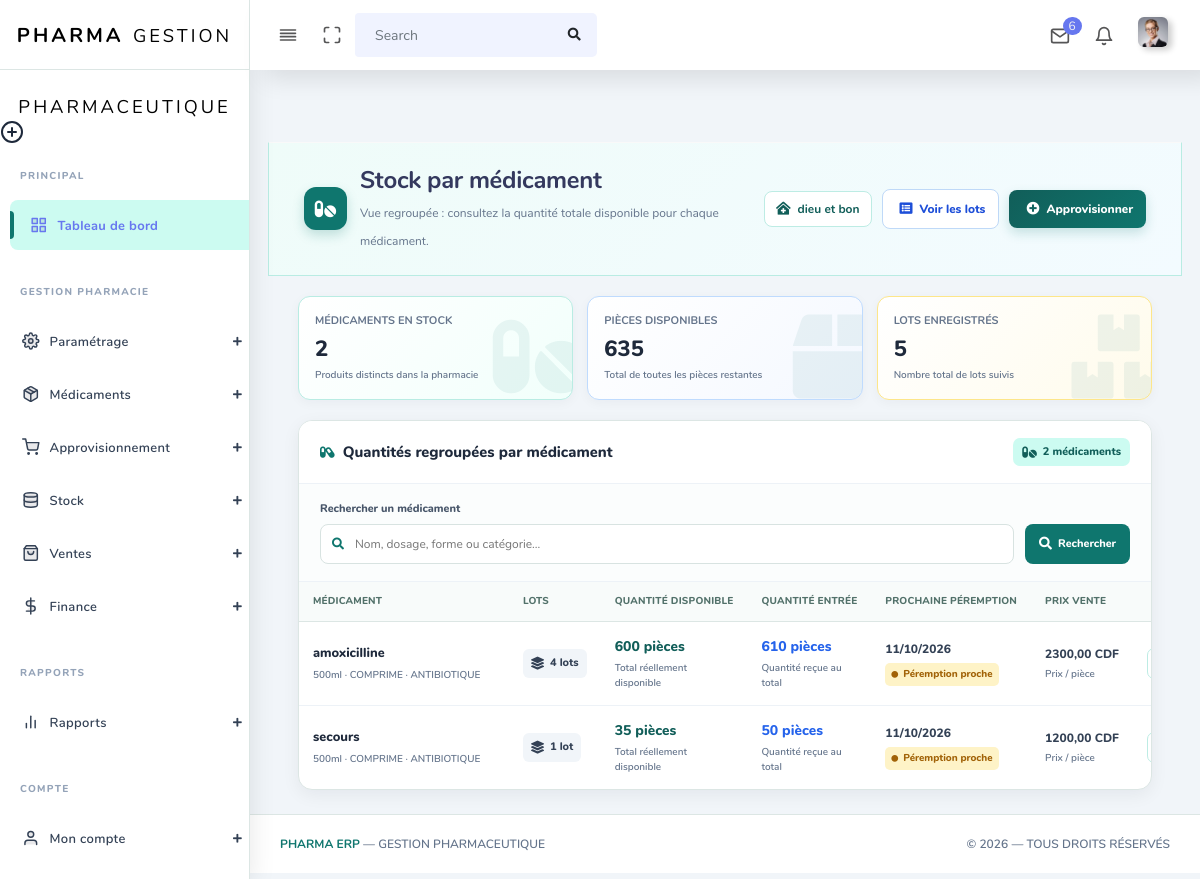
The page /stock-par-medicament/ (signed in) on the database its author committed.
### app/models.py (models this page shows, shortened)
class Pharmacie(models.Model):
    nom_pharmacie = models.CharField(max_length=30)
    user_pharmacie = models.ForeignKey(
        settings.AUTH_USER_MODEL,
        on_delete=models.SET_NULL,
        null=True,
        blank=True,
        related_name="pharmacies",
    )
    dateCreation = models.DateField(auto_now_add=True)
    class Meta:
        ordering = ["nom_pharmacie"]
        indexes = [
            models.Index(fields=["user_pharmacie"]),
        ]

class Medicament(models.Model):
    class Devise(models.TextChoices):
        CDF = 'CDF', 'Franc Congolais'
        USD = 'USD', 'Dollar Américain'
    class FormePharmaceutique(models.TextChoices):
        COMPRIME = 'COMPRIME', 'Comprimé'
        GELULE = 'GELULE', 'Gélule'
        SIROP = 'SIROP', 'Sirop'
        INJECTABLE = 'INJECTABLE', 'Injectable'
        POMMADE = 'POMMADE', 'Pommade'
        SUPPOSITOIRE = 'SUPPOSITOIRE', 'Suppositoire'
        POUDRE = 'POUDRE', 'Poudre'
        AUTRE = 'AUTRE', 'Autre'
    class CategorieMedicament(models.TextChoices):
        ANTIBIOTIQUE = 'ANTIBIOTIQUE', 'Antibiotique'
        ANTALGIQUE = 'ANTALGIQUE', 'Antalgique/Douleur'
        ANTIPALUDEEN = 'ANTIPALUDEEN', 'Antipaludéen'
        ANTIINFLAMMATOIRE = 'ANTIINFLAMMATOIRE', 'Anti-inflammatoire'
        ANTIFONGIQUE = 'ANTIFONGIQUE', 'Antifongique'
        VITAMINE = 'VITAMINE', 'Vitamine/Complément'
        ANTIHYPERTENSEUR = 'ANTIHYPERTENSEUR', 'Antihypertenseur'
        AUTRE = 'AUTRE', 'Autre'
    pharmacie = models.ForeignKey(
        'Pharmacie',
        on_delete=models.CASCADE,
        related_name='medicaments'
    )
    utilisateur = models.ForeignKey(
        settings.AUTH_USER_MODEL,
        on_delete=models.CASCADE,
        related_name='medicaments_enregistres'
    )
    nom = models.CharField(max_length=255)
    forme = models.CharField(
        max_length=20,
        choices=FormePharmaceutique.choices,
        default=FormePharmaceutique.COMPRIME
    )
    categorie = models.CharField(
        max_length=30,
        choices=CategorieMedicament.choices,
        default=CategorieMedicament.AUTRE
    )
    dosage = models.CharField(
        max_length=50,
        blank=True, null=True,
        help_text="Ex: 500mg, 250mg/5ml"
    )
    fabricant = models.CharField(max_length=255, blank=True, null=True)
    description = models.TextField(blank=True, null=True)
    devise = models.CharField(
        max_length=3,
        choices=Devise.choices,
        default=Devise.CDF,
        help_text="Devise dans laquelle les prix ci-dessous sont exprimés"
    )
    quantite_par_carton = models.PositiveIntegerField(
        help_text="Nombre de pièces contenues dans un carton"
    )
    prix_achat_carton = models.DecimalField(
        max_digits=12, decimal_places=2,
        help_text="Prix d'achat d'un carton entier"
    )
    prix_vente_piece = models.DecimalField(
        max_digits=12, decimal_places=2,
        help_text="Prix de vente d'une seule pièce"
    )
    date_creation = models.DateTimeField(auto_now_add=True)
    date_modification = models.DateTimeField(auto_now=True)
    class Meta:
        constraints = [
            models.UniqueConstraint(
                fields=("pharmacie", "nom", "dosage"),
                name="unique_medicament_pharmacie_nom_dosage",
            ),
            models.CheckConstraint(
                condition=models.Q(quantite_par_carton__gt=0),
                name="medicament_quantite_carton_positive",
            ),
            models.CheckConstraint(
                condition=models.Q(prix_achat_carton__gt=0),
                name="medicament_prix_achat_positif",
            ),
            models.CheckConstraint(
                condition=models.Q(prix_vente_piece__gt=0),
                name="medicament_prix_vente_positif",
            ),
        ]
        ordering = ['nom']
        verbose_name = "Médicament"
        verbose_name_plural = "Médicaments"

### app/views.py (the view, shortened to what this page needs)
# urls.py: path("stock-par-medicament/",views.stock_par_medicament,name="stock_par_medicament"),
@login_required
def stock_par_medicament(request):
    recherche = request.GET.get("q", "").strip()
    pharmacie_obj = (
        Pharmacie.objects
        .filter(user_pharmacie=request.user)
        .first()
    )
    name_phar = (
        pharmacie_obj.nom_pharmacie
        if pharmacie_obj
        else "Aucune pharmacie créée"
    )
    today = timezone.localdate()
    limite_proche_peremption = today + timedelta(days=90)
    medicaments_stock = Stock.objects.none()
    total_medicaments = 0
    total_pieces_restantes = 0
    total_lots = 0
    if pharmacie_obj:
        stocks = (
            Stock.objects
            .filter(pharmacie=pharmacie_obj)
            .select_related("medicament")
        )
        medicaments_stock = (
            stocks
            .values(
                "medicament_id",
                "medicament__nom",
                "medicament__dosage",
                "medicament__forme",
                "medicament__categorie",
                "medicament__devise",
                "medicament__prix_vente_piece",
            )
            .annotate(
                total_pieces=Sum("quantite_restante"),
                total_pieces_entrees=Sum("quantite_piece"),
                nombre_lots=Count("id"),
                prochain_peremption=Min("date_peremption"),
                lots_en_rupture=Count(
                    "id",
                    filter=Q(quantite_restante=0)
                ),
            )
            .order_by(
                "medicament__nom",
                "medicament__dosage"
            )
        )
        total_medicaments = medicaments_stock.count()
        total_pieces_restantes = (
            stocks.aggregate(
                total=Sum("quantite_restante")
            )["total"]
            or 0
        )
        total_lots = stocks.count()
    paginator = Paginator(medicaments_stock, 15)
    page_number = request.GET.get("page")
    page_obj = paginator.get_page(page_number)
    role_verify = (
        Role.objects
        .filter(userRole=request.user)
        .select_related("role")
    )
    roles = [
        role.role.nom_typeRole
        for role in role_verify
        if role.role
    ]
    roles_normalises = [
        role.lower().strip()
        for role in roles
    ]
    if "super admin" in roles_normalises:
        primary_role = "super admin"
    elif "admin" in roles_normalises:
        primary_role = "admin"
    else:
        primary_role = "visiteur"
    return render(
        request,
        "back-end/stocks/stock_par_medicament.html",
        {
            "medicaments_stock": page_obj,
            "page_obj": page_obj,
            "paginator": paginator,
            "pharmacie_obj": pharmacie_obj,
            "name_phar": name_phar,
            "recherche": recherche,
            "today": today,
            "limite_proche_peremption": limite_proche_peremption,
            "total_medicaments": total_medicaments,
            "total_pieces_restantes": total_pieces_restantes,
            "total_lots": total_lots,
            "primary_role": primary_role,
            "roles": roles,
        }
    )

### app/templates/back-end/stocks/stock_par_medicament.html (shortened to what this page needs)
{% load static %}
<!DOCTYPE html>
<html lang="fr">
<head>
  <link rel="stylesheet" href="{% static 'back-end/assets/css/app.min.css' %}">
  <link rel="stylesheet" href="{% static 'back-end/assets/css/style.css' %}">
  <link rel="stylesheet" href="{% static 'back-end/assets/css/components.css' %}">
  <link rel="stylesheet" href="{% static 'back-end/assets/css/custom.css' %}">
</head>
<body>
  <div id="app">
    <div class="main-wrapper main-wrapper-1">
      {% include "back-end/includes/header.html" %}
      <div class="main-sidebar sidebar-style-2">
        {% include "back-end/includes/aside.html" %}
      </div>
      <div class="main-content">
        <section class="section">
          <div class="section-header">
            <div class="section-header-left">
              <div class="section-header-icon">
                <i class="fas fa-pills"></i>
              </div>
              <div>
                <h1>Stock par médicament</h1>
                <p>
                  Vue regroupée : consultez la quantité totale disponible pour chaque médicament.
                </p>
              </div>
            </div>
            <div class="header-actions">
              <div class="pharmacie-name">
                <i class="fas fa-clinic-medical"></i>
                {{ name_phar|default:"Pharmacie non définie" }}
              </div>
              <a
                href="{% url 'liste_stock' %}"
                class="btn-lots"
              >
                <i class="fas fa-list-alt"></i>
                Voir les lots
              </a>
              <a
                href="{% url 'creer_stock' %}"
                class="btn-add-stock"
              >
                <i class="fas fa-plus-circle"></i>
                Approvisionner
              </a>
            </div>
          </div>
          <div class="stats-grid">
            <div class="stat-card teal medicaments">
              <span class="stat-label">Médicaments en stock</span>
              <span class="stat-value">
                {{ total_medicaments }}
              </span>
              <span class="stat-subtitle">
                Produits distincts dans la pharmacie
              </span>
            </div>
            <div class="stat-card blue pieces">
              <span class="stat-label">Pièces disponibles</span>
              <span class="stat-value">
                {{ total_pieces_restantes|floatformat:0 }}
              </span>
              <span class="stat-subtitle">
                Total de toutes les pièces restantes
              </span>
            </div>
            <div class="stat-card orange lots">
              <span class="stat-label">Lots enregistrés</span>
              <span class="stat-value">
                {{ total_lots }}
              </span>
              <span class="stat-subtitle">
                Nombre total de lots suivis
              </span>
            </div>
          </div>
          <div class="stock-list-card">
            <div class="stock-list-card-header">
              <h4>
                <i class="fas fa-capsules"></i>
                Quantités regroupées par médicament
              </h4>
              <span class="stock-total-badge">
                <i class="fas fa-pills"></i>
                {{ total_medicaments }}
                médicament{{ total_medicaments|pluralize }}
              </span>
            </div>
            <div class="filter-zone">
              <form method="get" class="filter-form">
                <div class="filter-group">
                  <label for="recherche-medicament">
                    Rechercher un médicament
                  </label>
                  <div class="search-input-wrapper">
                    <input
                      type="search"
                      id="recherche-medicament"
                      name="q"
                      value="{{ recherche }}"
                      class="filter-input"
                      placeholder="Nom, dosage, forme ou catégorie..."
                    >
                  </div>
                </div>
                <button type="submit" class="btn-filter">
                  <i class="fas fa-search"></i>
                  Rechercher
                </button>
              </form>
            </div>
            <div class="table-responsive">
              <table class="medicament-stock-table">
                <thead>
                  <tr>
                    <th>Médicament</th>
                    <th>Lots</th>
                    <th>Quantité disponible</th>
                    <th>Quantité entrée</th>
                    <th>Prochaine péremption</th>
                    <th>Prix vente</th>
                    <th class="text-center">Lots</th>
                  </tr>
                </thead>
                <tbody>
                  {% for medicament in medicaments_stock %}
                    <tr>
                      <td class="medicament-cell">
                        <span class="medicament-name">
                          {{ medicament.medicament__nom }}
                        </span>
                        <span class="medicament-meta">
                          {{ medicament.medicament__dosage|default:"Sans dosage" }}
                          · {{ medicament.medicament__forme|default:"Forme non définie" }}
                          · {{ medicament.medicament__categorie|default:"Sans catégorie" }}
                        </span>
                      </td>
                      <td>
                        <span class="lot-count">
                          <i class="fas fa-layer-group"></i>
                          {{ medicament.nombre_lots }}
                          lot{{ medicament.nombre_lots|pluralize }}
                        </span>
                      </td>
                      <td>
                        <span class="total-quantity">
                          {{ medicament.total_pieces|floatformat:0 }}
                          pièce{{ medicament.total_pieces|pluralize }}
                        </span>
                        <span class="quantity-meta">
                          Total réellement disponible
                        </span>
                      </td>
                      <td>
                        <span class="total-quantity" style="color: #2563eb;">
                          {{ medicament.total_pieces_entrees|floatformat:0 }}
                          pièce{{ medicament.total_pieces_entrees|pluralize }}
                        </span>
                        <span class="quantity-meta">
                          Quantité reçue au total
                        </span>
                      </td>
                      <td>
                        {% if medicament.prochain_peremption %}
                          <span class="peremption-date">
                            {{ medicament.prochain_peremption|date:"d/m/Y" }}
                          </span>
                          {% if medicament.prochain_peremption < today %}
                            <span class="peremption-status perime">
                              <i class="fas fa-circle"></i>
                              Lot expiré
                            </span>
                          {% elif medicament.prochain_peremption <= limite_proche_peremption %}
                            <span class="peremption-status proche">
                              <i class="fas fa-circle"></i>
                              Péremption proche
                            </span>
                          {% else %}
                            <span class="peremption-status valide">
                              <i class="fas fa-circle"></i>
                              Date valide
                            </span>
                          {% endif %}
                        {% else %}
                          <span class="peremption-status perime">
                            <i class="fas fa-circle"></i>
                            Date inconnue
                          </span>
                        {% endif %}
                      </td>
                      <td>
                        <span class="prix-value">
                          {{ medicament.medicament__prix_vente_piece|floatformat:2 }}
                          {{ medicament.medicament__devise }}
                        </span>
                        <span class="quantity-meta">
                          Prix / pièce
                        </span>
                      </td>
                      <td class="text-center">
                        <a
                          href="{% url 'liste_stock' %}?q={{ medicament.medicament__nom|urlencode }}"
                          class="btn-see-lots"
                          title="Voir les lots de ce médicament"
                        >
                        </a>
                      </td>
                    </tr>
                  {% endfor %}
                </tbody>
              </table>
            </div>
          </div>
        </section>
      </div>
      <footer class="main-footer">
        <div class="footer-left">
          <a href="{% url 'dashboard' %}">Pharma ERP</a>
          — Gestion pharmaceutique
        </div>
        <div class="footer-right">
          &copy; {% now "Y" %} — Tous droits réservés
        </div>
      </footer>
    </div>
  </div>
</body>
</html>

### rows shown on the page
Pharmacie: nom_pharmacie "dieu et bon"
Medicament: medicament__nom "amoxicilline", medicament__dosage "500ml", medicament__forme "COMPRIME", medicament__categorie "ANTIBIOTIQUE", nombre_lots "4", total_pieces "600", total_pieces_entrees "610", prochain_peremption "11/10/2026", medicament__prix_vente_piece "2300,00", medicament__devise "CDF"

### other values the page prints
{{ total_medicaments }} "2"
{{ total_pieces_restantes|floatformat:0 }} "635"
{{ total_lots }} "5"
{{ medicament.medicament__nom }} "secours"
{{ medicament.medicament__dosage|default:"Sans dosage" }} "500ml"
{{ medicament.medicament__forme|default:"Forme non définie" }} "COMPRIME"
{{ medicament.medicament__categorie|default:"Sans catégorie" }} "ANTIBIOTIQUE"
{{ medicament.nombre_lots }} "1"
{{ medicament.total_pieces|floatformat:0 }} "35"
{{ medicament.total_pieces_entrees|floatformat:0 }} "50"
{{ medicament.prochain_peremption|date:"d/m/Y" }} "11/10/2026"
{{ medicament.medicament__prix_vente_piece|floatformat:2 }} "1200,00"
{{ medicament.medicament__devise }} "CDF"
